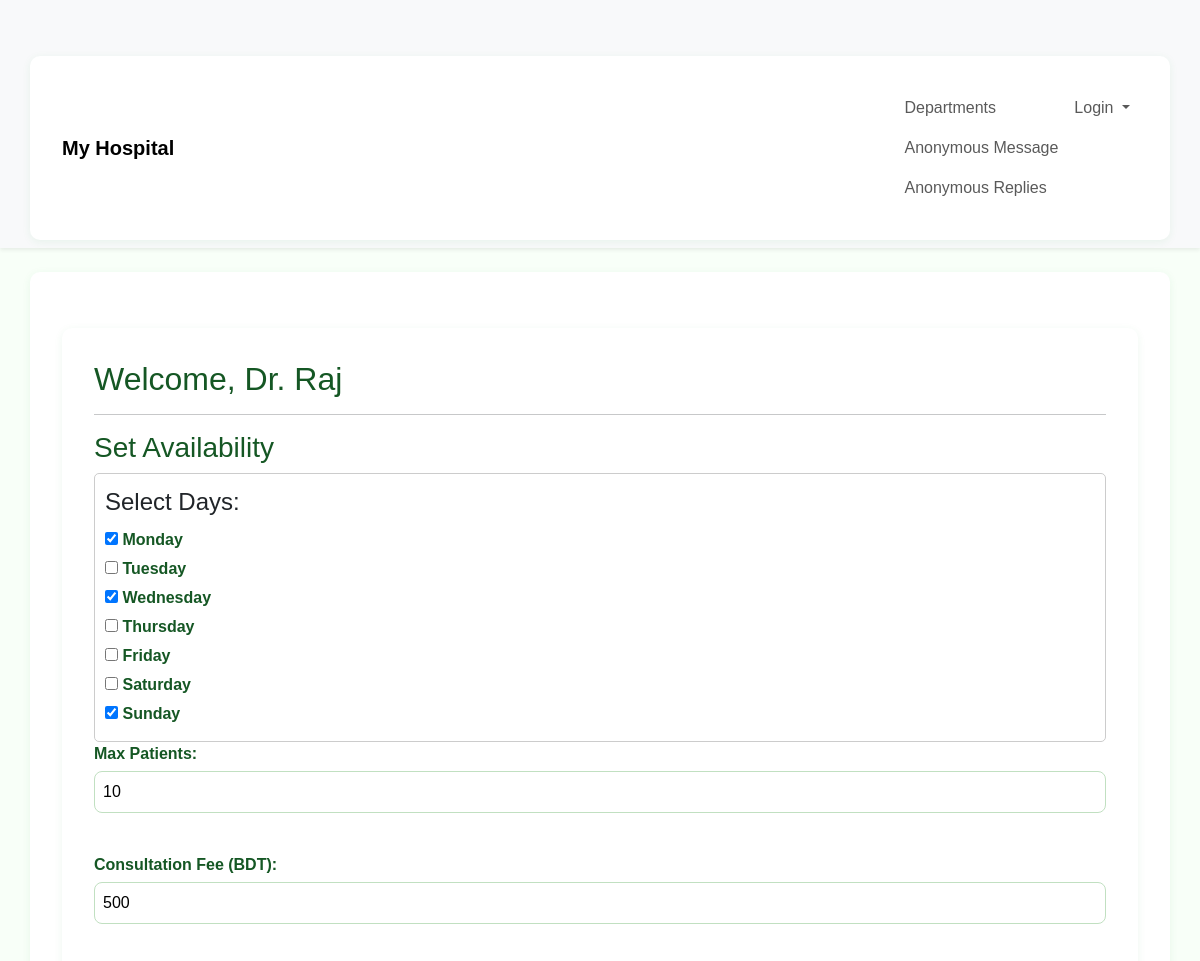
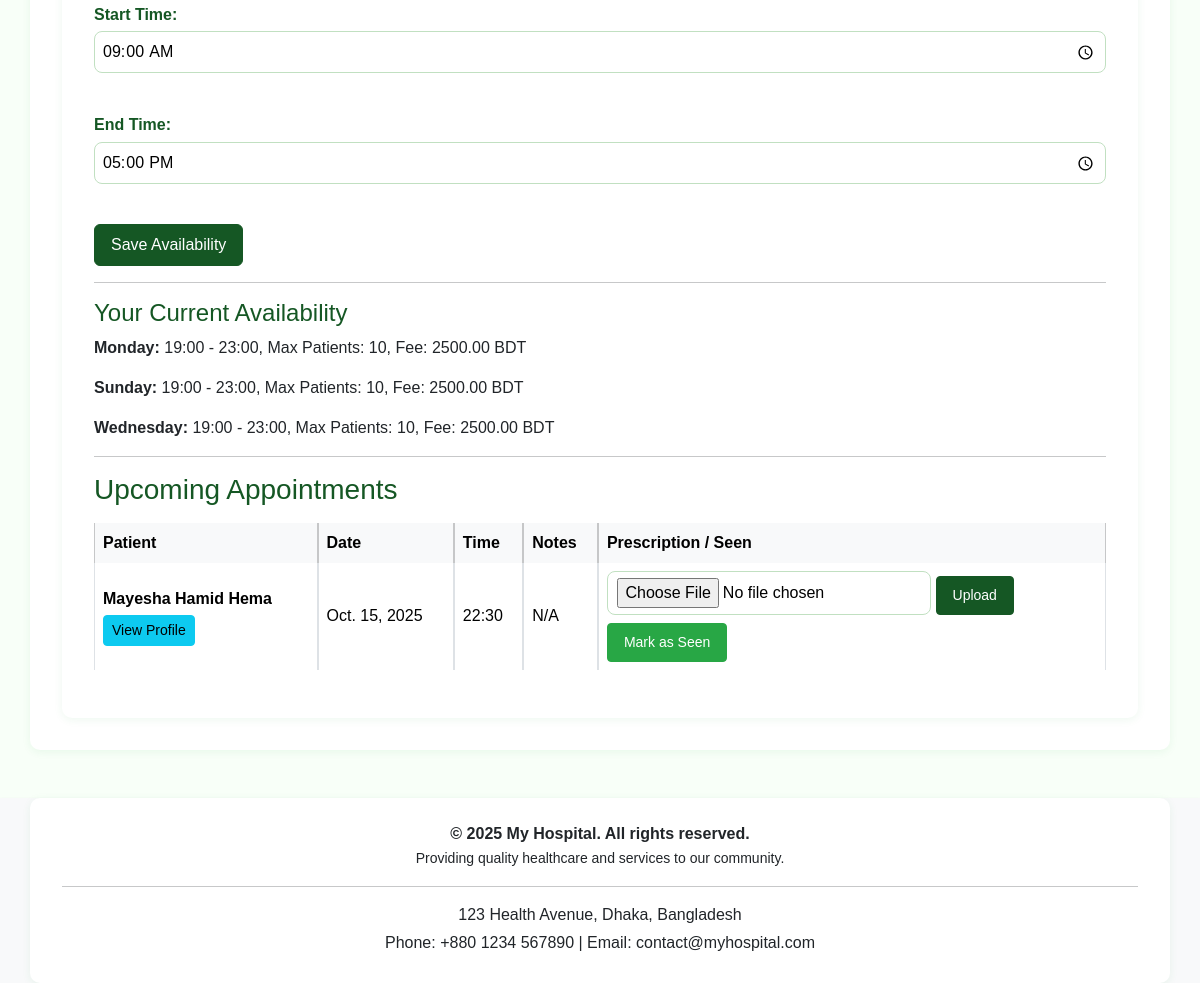
/doctors/doctor/dashboard/ (signed in), run on the app's committed database (2 pictures, top to bottom).
### doctors/models.py (models this page shows, shortened)
class doctor(models.Model):
    user = models.OneToOneField(User, on_delete=models.CASCADE, null=True, blank=True)  # link to Django user
    name = models.CharField(max_length=100)
    specialization = models.CharField(max_length=100)
    phone_number = models.CharField(max_length=15)
    email = models.EmailField()
    department = models.ForeignKey('department', on_delete=models.CASCADE, null=True, blank=True)
    photo = models.ImageField(upload_to='doctor_photos/', null=True, blank=True)
    education = models.CharField(max_length=255, null=True, blank=True)
    experience = models.TextField(null=True, blank=True)
    consultation_fee = models.DecimalField(max_digits=8, decimal_places=2, default=0)

class DoctorAvailability(models.Model):
    doctor = models.ForeignKey(doctor, on_delete=models.CASCADE)
    day = models.CharField(max_length=3, choices=DAYS_OF_WEEK, blank=True, null=True)
    start_time = models.TimeField(blank=True, null=True)  # allow empty
    end_time = models.TimeField(default='00:00')    # allow empty
    patient_limit = models.PositiveIntegerField(default=20)
    fee = models.DecimalField(max_digits=8, decimal_places=2, default=500)

class Appointment(models.Model):
    patient = models.ForeignKey(PatientProfile, on_delete=models.CASCADE)
    doctor = models.ForeignKey(doctor, on_delete=models.CASCADE)
    date = models.DateField()
    time = models.TimeField()
    notes = models.TextField(blank=True, null=True)
    is_paid = models.BooleanField(default=False)
    seen = models.BooleanField(default=False)
    result_file = models.FileField(upload_to='test_reports/', blank=True, null=True)
    class Meta:
        unique_together = ('doctor', 'date', 'time')  # Prevent double booking

class PatientProfile(models.Model):
    user = models.OneToOneField(User, on_delete=models.CASCADE)
    profile_picture = models.ImageField(upload_to='profile_pics/', blank=True, null=True)
    name = models.CharField(max_length=100)
    gender_choices = [
        ('M', 'Male'),
        ('F', 'Female'),
        ('O', 'Other'),
    ]
    gender = models.CharField(max_length=1, choices=gender_choices)
    age = models.PositiveIntegerField()
    blood_group_choices = [
        ('A+', 'A+'),
        ('A-', 'A-'),
        ('B+', 'B+'),
        ('B-', 'B-'),
        ('O+', 'O+'),
        ('O-', 'O-'),
        ('AB+', 'AB+'),
        ('AB-', 'AB-'),
    ]
    blood_group = models.CharField(max_length=3, choices=blood_group_choices)

### doctors/views.py (the view, shortened to what this page needs)
# urls.py: path('doctor/dashboard/', views.doctor_dashboard, name='doctor_dashboard'),
@login_required
def doctor_dashboard(request):
    doc = request.user.doctor
    today = datetime.today().date()
    appointments = Appointment.objects.filter(
        doctor=doc,
        date__gte=today
    ).order_by('date', 'time')
    doctor_availability = DoctorAvailability.objects.filter(doctor=doc).order_by('day')
    selected_days = [avail.day for avail in doctor_availability]
    context = {
        'doc': doc,
        'appointments': appointments,
        'doctor_availability': DoctorAvailability.objects.filter(doctor=doc).order_by('day'),  # refresh after POST
        'days_of_week': DAYS_OF_WEEK,
        'selected_days': [avail.day for avail in DoctorAvailability.objects.filter(doctor=doc)],  # refresh after POST
        'default_patient_limit': 10,
        'default_fee': 500,
        'default_start_time': '09:00',
        'default_end_time': '17:00',
    }
    return render(request, 'doctor_dashboard.html', context)

### templates/doctor_dashboard.html (shortened to what this page needs)
{% extends 'base.html' %}
{% load static %}
{% block content %}
<link rel="stylesheet" href="{% static 'doctor_dashboard.css' %}">
<div class="container mt-4">
    <h2>Welcome, Dr. {{ request.user.doctor.name }}</h2>
    <hr>
    <h3>Set Availability</h3>
    <form method="POST">
        <fieldset style="border:1px solid #ccc; padding:10px; border-radius:5px;">
            <legend>Select Days:</legend>
            {% for day in days_of_week %}
                <label style="display:block; margin-bottom:5px;">
                    <input type="checkbox" name="days" value="{{ day.0 }}"
                    {% if day.0 in selected_days %} checked {% endif %}>
                    {{ day.1 }}
                </label>
            {% endfor %}
        </fieldset>
        <label>Max Patients:</label>
        <input type="number" name="patient_limit" value="{{ default_patient_limit|default_if_none:'10' }}" required><br><br>
        <label>Consultation Fee (BDT):</label>
        <input type="number" name="fee" value="{{ default_fee|default_if_none:'500' }}" required><br><br>
        <label>Start Time:</label>
        <input type="time" name="start_time" value="{{ default_start_time|default:'09:00' }}" required><br><br>
        <label>End Time:</label>
        <input type="time" name="end_time" value="{{ default_end_time|default:'17:00' }}" required><br><br>
        <button type="submit" class="btn btn-success">Save Availability</button>
    </form>
    <hr>
    <h4>Your Current Availability</h4>
    {% for avail in doctor_availability %}
        <p>
            <strong>{{ avail.get_day_display }}:</strong>
            {{ avail.start_time|time:"H:i" }} - {{ avail.end_time|time:"H:i" }},
            Max Patients: {{ avail.patient_limit }},
            Fee: {{ avail.fee }} BDT
        </p>
    {% empty %}
        <p>No availability set yet.</p>
    {% endfor %}
    <hr>
    <h3>Upcoming Appointments</h3>
    <table class="table table-bordered mt-3">
        <thead class="table-light">
            <tr>
                <th>Patient</th>
                <th>Date</th>
                <th>Time</th>
                <th>Notes</th>
                <th>Prescription / Seen</th>
            </tr>
        </thead>
        <tbody>
            {% for appt in appointments %}
            <tr>
                <td>
    <strong>
        {{ appt.patient.name|default:appt.patient.user.get_full_name|default:appt.patient.user.username }}
    </strong><br>
    <a href="{% url 'view_patient' appt.patient.id %}" class="btn btn-sm btn-info mt-1">View Profile</a>
</td>
                <td>{{ appt.date }}</td>
                <td>{{ appt.time|time:"H:i" }}</td>
                <td>{{ appt.notes|default:"N/A" }}</td>
                <td>
                    {% if appt.prescription %}
                        <a href="{{ appt.prescription.prescription_image.url }}" target="_blank">View</a>
                        {% if appt.prescription.notes %}
                            <p class="small mt-1">{{ appt.prescription.notes|truncatewords:10 }}</p>
                        {% endif %}
                    {% else %}
                        <form method="post" action="{% url 'add_prescription' appt.id %}" enctype="multipart/form-data" class="mb-1">
                            <input type="file" name="prescription_image" required>
                            <button type="submit" class="btn btn-sm btn-success mt-1">Upload</button>
                        </form>
                    {% endif %}
                    {% if not appt.seen %}
                        <form method="post" action="{% url 'mark_seen' appt.id %}">
                            <button type="submit" class="btn btn-sm btn-primary mt-1">Mark as Seen</button>
                        </form>
                    {% else %}
                        <span class="badge bg-success mt-1">Seen</span>
                    {% endif %}
                </td>
            </tr>
            {% empty %}
            <tr>
                <td colspan="5" class="text-center">No upcoming appointments.</td>
            </tr>
            {% endfor %}
        </tbody>
    </table>
</div>
{% endblock %}

### static/doctor_dashboard.css (style rules this page uses)
body { background-color: #f8fff8; font-family: Arial, sans-serif; }
.container { background: #fff; border-radius: 10px; padding: 2rem; box-shadow: 0 2px 8px rgba(40,167,69,0.08); margin-top: 3rem; }
h2, h3, h4 { color: #155724; }
fieldset { border: 1px solid #c1e0c1; border-radius: 8px; padding: 1rem; }
label { font-weight: 600; color: #155724; }
input[type="number"], input[type="time"], input[type="text"], select { border-radius: 8px; border: 1px solid #c1e0c1; padding: 0.5rem; width: 100%; margin-top: 0.3rem; margin-bottom: 1rem; }
input[type="file"] { border-radius: 8px; border: 1px solid #c1e0c1; padding: 0.4rem 0.6rem; }
button.btn-success { background-color: #155724; border-color: #155724; padding: 0.5rem 1rem; transition: 0.3s; }
button.btn-primary { background-color: #28a745; border-color: #28a745; padding: 0.5rem 1rem; }
table { width: 100%; border-radius: 8px; border-collapse: separate; border-spacing: 0; }
th, td { padding: 0.75rem; vertical-align: middle; }
th { background-color: #e6ffe6; color: #155724; font-weight: 600; }
.mb-1 { margin-bottom: 0.25rem; }
.mt-1 { margin-top: 0.25rem; }

### data on the page
DoctorAvailability: day "Monday", start_time "19:00", end_time "23:00", patient_limit "10", fee "2500.00"
DoctorAvailability: day "Sunday", start_time "19:00", end_time "23:00", patient_limit "10", fee "2500.00"
DoctorAvailability: day "Wednesday", start_time "19:00", end_time "23:00", patient_limit "10", fee "2500.00"
Appointment: patient.name "Mayesha Hamid Hema", date "Oct. 15, 2025", time "22:30", notes "N/A", seen "Mark as Seen"

### other printed values
{{ request.user.doctor.name }} "Raj"
{{ day.1 }} "Monday" "Tuesday" "Wednesday" "Thursday" "Friday" "Saturday" "Sunday"
